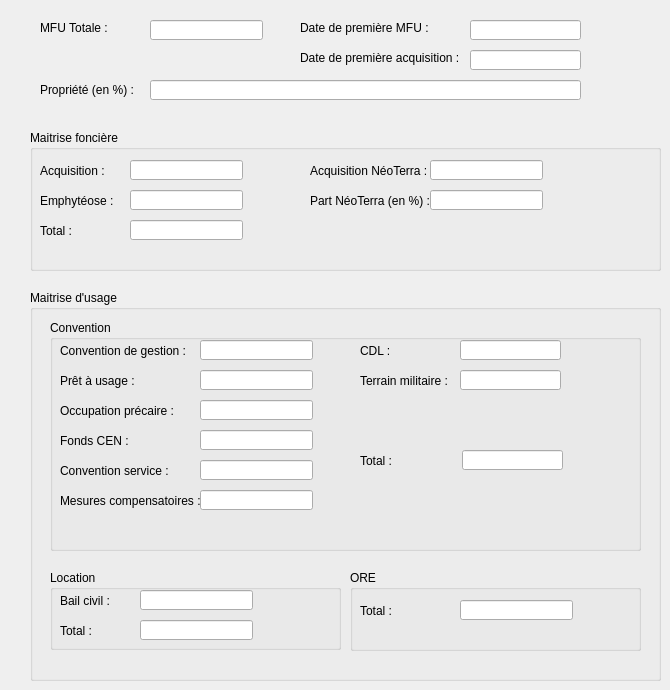
   <widget class="QWidget" name="tab">
    <attribute name="title">
     <string>MFU</string>
    </attribute>
    <widget class="QLabel" name="label_7">
     <property name="geometry">
      <rect>
       <x>40</x>
       <y>20</y>
       <width>71</width>
       <height>16</height>
      </rect>
     </property>
     <property name="font">
      <font>
       <weight>50</weight>
       <bold>false</bold>
      </font>
     </property>
     <property name="text">
      <string>MFU Totale :</string>
     </property>
    </widget>
    <widget class="QGroupBox" name="groupBox_2">
     <property name="geometry">
      <rect>
       <x>30</x>
       <y>130</y>
       <width>631</width>
       <height>141</height>
      </rect>
     </property>
     <property name="title">
      <string>Maitrise foncière</string>
     </property>
     <widget class="QLineEdit" name="mf_total_achat">
      <property name="geometry">
       <rect>
        <x>100</x>
        <y>30</y>
        <width>113</width>
        <height>20</height>
       </rect>
      </property>
     </widget>
     <widget class="QLineEdit" name="mf_total_emphy">
      <property name="geometry">
       <rect>
        <x>100</x>
        <y>60</y>
        <width>113</width>
        <height>20</height>
       </rect>
      </property>
     </widget>
     <widget class="QLineEdit" name="mf_total_achat_neoterra">
      <property name="geometry">
       <rect>
        <x>400</x>
        <y>30</y>
        <width>113</width>
        <height>20</height>
       </rect>
      </property>
     </widget>
     <widget class="QLineEdit" name="mf_total">
      <property name="geometry">
       <rect>
        <x>100</x>
        <y>90</y>
        <width>113</width>
        <height>20</height>
       </rect>
      </property>
     </widget>
     <widget class="QLineEdit" name="mf_achat_part_neoterra">
      <property name="geometry">
       <rect>
        <x>400</x>
        <y>60</y>
        <width>113</width>
        <height>20</height>
       </rect>
      </property>
     </widget>
     <widget class="QLabel" name="label_9">
      <property name="geometry">
       <rect>
        <x>10</x>
        <y>30</y>
        <width>141</width>
        <height>21</height>
       </rect>
      </property>
      <property name="font">
       <font>
        <weight>50</weight>
        <bold>false</bold>
       </font>
      </property>
      <property name="text">
       <string>Acquisition :</string>
      </property>
     </widget>
     <widget class="QLabel" name="label_10">
      <property name="geometry">
       <rect>
        <x>10</x>
        <y>60</y>
        <width>141</width>
        <height>21</height>
       </rect>
      </property>
      <property name="font">
       <font>
        <weight>50</weight>
        <bold>false</bold>
       </font>
      </property>
      <property name="text">
       <string>Emphytéose :</string>
      </property>
     </widget>
     <widget class="QLabel" name="label_11">
      <property name="geometry">
       <rect>
        <x>280</x>
        <y>30</y>
        <width>141</width>
        <height>21</height>
       </rect>
      </property>
      <property name="font">
       <font>
        <weight>50</weight>
        <bold>false</bold>
       </font>
      </property>
      <property name="text">
       <string>Acquisition NéoTerra :</string>
      </property>
     </widget>
     <widget class="QLabel" name="label_12">
      <property name="geometry">
       <rect>
        <x>280</x>
        <y>60</y>
        <width>141</width>
        <height>21</height>
       </rect>
      </property>
      <property name="font">
       <font>
        <weight>50</weight>
        <bold>false</bold>
       </font>
      </property>
      <property name="text">
       <string>Part NéoTerra (en %) :</string>
      </property>
     </widget>
     <widget class="QLabel" name="label_13">
      <property name="geometry">
       <rect>
        <x>10</x>
        <y>90</y>
        <width>121</width>
        <height>21</height>
       </rect>
      </property>
      <property name="font">
       <font>
        <weight>50</weight>
        <bold>false</bold>
       </font>
      </property>
      <property name="text">
       <string>Total :</string>
      </property>
     </widget>
    </widget>
    <widget class="QGroupBox" name="groupBox_3">
     <property name="geometry">
      <rect>
       <x>30</x>
       <y>290</y>
       <width>631</width>
       <height>391</height>
      </rect>
     </property>
     <property name="title">
      <string>Maitrise d'usage</string>
     </property>
     <widget class="QGroupBox" name="groupBox_7">
      <property name="geometry">
       <rect>
        <x>20</x>
        <y>30</y>
        <width>591</width>
        <height>231</height>
       </rect>
      </property>
      <property name="title">
       <string>Convention</string>
      </property>
      <widget class="QLineEdit" name="mu_total_convention_cdl">
       <property name="geometry">
        <rect>
         <x>410</x>
         <y>20</y>
         <width>101</width>
         <height>20</height>
        </rect>
       </property>
      </widget>
      <widget class="QLabel" name="label_31">
       <property name="geometry">
        <rect>
         <x>10</x>
         <y>50</y>
         <width>141</width>
         <height>21</height>
        </rect>
       </property>
       <property name="font">
        <font>
         <weight>50</weight>
         <bold>false</bold>
        </font>
       </property>
       <property name="text">
        <string>Prêt à usage :</string>
       </property>
      </widget>
      <widget class="QLabel" name="label_32">
       <property name="geometry">
        <rect>
         <x>10</x>
         <y>110</y>
         <width>141</width>
         <height>21</height>
        </rect>
       </property>
       <property name="font">
        <font>
         <weight>50</weight>
         <bold>false</bold>
        </font>
       </property>
       <property name="text">
        <string>Fonds CEN :</string>
       </property>
      </widget>
      <widget class="QLineEdit" name="mu_total_convention_occ_precaire">
       <property name="geometry">
        <rect>
         <x>150</x>
         <y>80</y>
         <width>113</width>
         <height>20</height>
        </rect>
       </property>
      </widget>
      <widget class="QLabel" name="label_33">
       <property name="geometry">
        <rect>
         <x>10</x>
         <y>20</y>
         <width>141</width>
         <height>21</height>
        </rect>
       </property>
       <property name="font">
        <font>
         <weight>50</weight>
         <bold>false</bold>
        </font>
       </property>
       <property name="text">
        <string>Convention de gestion :</string>
       </property>
      </widget>
      <widget class="QLineEdit" name="mu_total_convention_gestion">
       <property name="geometry">
        <rect>
         <x>150</x>
         <y>20</y>
         <width>113</width>
         <height>20</height>
        </rect>
       </property>
      </widget>
      <widget class="QLabel" name="label_35">
       <property name="geometry">
        <rect>
         <x>10</x>
         <y>80</y>
         <width>121</width>
         <height>21</height>
        </rect>
       </property>
       <property name="font">
        <font>
         <weight>50</weight>
         <bold>false</bold>
        </font>
       </property>
       <property name="text">
        <string>Occupation précaire :</string>
       </property>
      </widget>
      <widget class="QLineEdit" name="mu_total_pret_usage">
       <property name="geometry">
        <rect>
         <x>150</x>
         <y>50</y>
         <width>113</width>
         <height>20</height>
        </rect>
       </property>
      </widget>
      <widget class="QLineEdit" name="mu_total_convention_fondation">
       <property name="geometry">
        <rect>
         <x>150</x>
         <y>110</y>
         <width>113</width>
         <height>20</height>
        </rect>
       </property>
      </widget>
      <widget class="QLabel" name="label_34">
       <property name="geometry">
        <rect>
         <x>310</x>
         <y>20</y>
         <width>41</width>
         <height>21</height>
        </rect>
       </property>
       <property name="font">
        <font>
         <weight>50</weight>
         <bold>false</bold>
        </font>
       </property>
       <property name="text">
        <string>CDL :</string>
       </property>
      </widget>
      <widget class="QLineEdit" name="mu_total_convention_service">
       <property name="geometry">
        <rect>
         <x>150</x>
         <y>140</y>
         <width>113</width>
         <height>20</height>
        </rect>
       </property>
       <property name="text">
        <string/>
       </property>
      </widget>
      <widget class="QLabel" name="label_36">
       <property name="geometry">
        <rect>
         <x>310</x>
         <y>50</y>
         <width>141</width>
         <height>21</height>
        </rect>
       </property>
       <property name="font">
        <font>
         <weight>50</weight>
         <bold>false</bold>
        </font>
       </property>
       <property name="text">
        <string>Terrain militaire : </string>
       </property>
      </widget>
      <widget class="QLabel" name="label_37">
       <property name="geometry">
        <rect>
         <x>10</x>
         <y>140</y>
         <width>121</width>
         <height>21</height>
        </rect>
       </property>
       <property name="font">
        <font>
         <weight>50</weight>
         <bold>false</bold>
        </font>
       </property>
       <property name="text">
        <string>Convention service :</string>
       </property>
      </widget>
      <widget class="QLineEdit" name="mu_total_convention_tm">
       <property name="geometry">
        <rect>
         <x>410</x>
         <y>50</y>
         <width>101</width>
         <height>20</height>
        </rect>
       </property>
       <property name="text">
        <string/>
       </property>
      </widget>
      <widget class="QLineEdit" name="mu_total">
       <property name="geometry">
        <rect>
         <x>412</x>
         <y>130</y>
         <width>101</width>
         <height>20</height>
        </rect>
       </property>
      </widget>
      <widget class="QLabel" name="label_38">
       <property name="geometry">
        <rect>
         <x>10</x>
         <y>170</y>
         <width>141</width>
         <height>21</height>
        </rect>
       </property>
       <property name="font">
        <font>
         <weight>50</weight>
         <bold>false</bold>
        </font>
       </property>
       <property name="text">
        <string>Mesures compensatoires :</string>
       </property>
      </widget>
      <widget class="QLabel" name="label_39">
       <property name="geometry">
        <rect>
         <x>310</x>
         <y>130</y>
         <width>121</width>
         <height>21</height>
        </rect>
       </property>
       <property name="font">
        <font>
         <weight>50</weight>
         <bold>false</bold>
        </font>
       </property>
       <property name="text">
        <string>Total :</string>
       </property>
      </widget>
      <widget class="QLineEdit" name="mu_total_convention_mc">
       <property name="geometry">
        <rect>
         <x>150</x>
         <y>170</y>
         <width>113</width>
         <height>20</height>
        </rect>
       </property>
      </widget>
     </widget>
     <widget class="QGroupBox" name="groupBox_6">
      <property name="geometry">
       <rect>
        <x>20</x>
        <y>280</y>
        <width>291</width>
        <height>80</height>
       </rect>
      </property>
      <property name="title">
       <string>Location</string>
      </property>
      <widget class="QLabel" name="label_29">
       <property name="geometry">
        <rect>
         <x>10</x>
         <y>20</y>
         <width>81</width>
         <height>21</height>
        </rect>
       </property>
       <property name="font">
        <font>
         <weight>50</weight>
         <bold>false</bold>
        </font>
       </property>
       <property name="text">
        <string>Bail civil :</string>
       </property>
      </widget>
      <widget class="QLineEdit" name="mu_total_location_bail_civil">
       <property name="geometry">
        <rect>
         <x>90</x>
         <y>20</y>
         <width>113</width>
         <height>20</height>
        </rect>
       </property>
      </widget>
      <widget class="QLineEdit" name="mu_total_location">
       <property name="geometry">
        <rect>
         <x>90</x>
         <y>50</y>
         <width>113</width>
         <height>20</height>
        </rect>
       </property>
      </widget>
      <widget class="QLabel" name="label_30">
       <property name="geometry">
        <rect>
         <x>10</x>
         <y>50</y>
         <width>81</width>
         <height>21</height>
        </rect>
       </property>
       <property name="font">
        <font>
         <weight>50</weight>
         <bold>false</bold>
        </font>
       </property>
       <property name="text">
        <string>Total :</string>
       </property>
      </widget>
     </widget>
     <widget class="QGroupBox" name="groupBox_5">
      <property name="geometry">
       <rect>
        <x>320</x>
        <y>280</y>
        <width>291</width>
        <height>81</height>
       </rect>
      </property>
      <property name="title">
       <string>ORE</string>
      </property>
      <widget class="QLabel" name="label_14">
       <property name="geometry">
        <rect>
         <x>10</x>
         <y>30</y>
         <width>81</width>
         <height>21</height>
        </rect>
       </property>
       <property name="font">
        <font>
         <weight>50</weight>
         <bold>false</bold>
        </font>
       </property>
       <property name="text">
        <string>Total :</string>
       </property>
      </widget>
      <widget class="QLineEdit" name="mu_total_ore">
       <property name="geometry">
        <rect>
         <x>110</x>
         <y>30</y>
         <width>113</width>
         <height>20</height>
        </rect>
       </property>
      </widget>
     </widget>
    </widget>
    <widget class="QLineEdit" name="mfu_total">
     <property name="geometry">
      <rect>
       <x>150</x>
       <y>20</y>
       <width>113</width>
       <height>20</height>
      </rect>
     </property>
    </widget>
    <widget class="QLabel" name="label_8">
     <property name="geometry">
      <rect>
       <x>300</x>
       <y>20</y>
       <width>151</width>
       <height>16</height>
      </rect>
     </property>
     <property name="font">
      <font>
       <weight>50</weight>
       <bold>false</bold>
      </font>
     </property>
     <property name="text">
      <string>Date de première MFU :</string>
     </property>
    </widget>
    <widget class="QLineEdit" name="date_premiere_mfu">
     <property name="geometry">
      <rect>
       <x>470</x>
       <y>20</y>
       <width>111</width>
       <height>20</height>
      </rect>
     </property>
    </widget>
    <widget class="QLabel" name="label_16">
     <property name="geometry">
      <rect>
       <x>300</x>
       <y>50</y>
       <width>171</width>
       <height>16</height>
      </rect>
     </property>
     <property name="font">
      <font>
       <weight>50</weight>
       <bold>false</bold>
      </font>
     </property>
     <property name="text">
      <string>Date de première acquisition :</string>
     </property>
    </widget>
    <widget class="QLineEdit" name="date_premiere_acqui">
     <property name="geometry">
      <rect>
       <x>470</x>
       <y>50</y>
       <width>111</width>
       <height>20</height>
      </rect>
     </property>
    </widget>
    <widget class="QLabel" name="label_17">
     <property name="geometry">
      <rect>
       <x>40</x>
       <y>80</y>
       <width>121</width>
       <height>20</height>
      </rect>
     </property>
     <property name="font">
      <font>
       <weight>50</weight>
       <bold>false</bold>
      </font>
     </property>
     <property name="text">
      <string>Propriété (en %) : </string>
     </property>
    </widget>
    <widget class="QLineEdit" name="part_propriete">
     <property name="geometry">
      <rect>
       <x>150</x>
       <y>80</y>
       <width>431</width>
       <height>20</height>
      </rect>
     </property>
    </widget>
   </widget>
